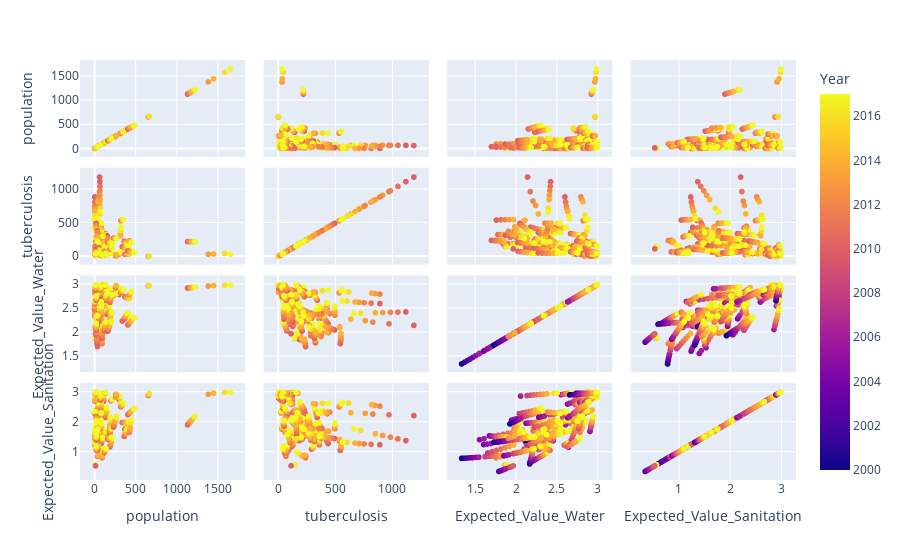

Notebook cell for this chart:
### Code cell
import plotly.express as px
fig = px.scatter_matrix(allcountriesdf, dimensions=["population", "tuberculosis", "Expected_Value_Water", "Expected_Value_Sanitation"], color="Year")
fig.show()

### Figure 1 — Plotly figure (JSON) as saved in the notebook; plotly's stock layout.template omitted (floating-point values rounded to 4 significant figures; data arrays with more than 128 entries replaced by an {"elided": "..."} marker saying what was removed)
{"data": [{"dimensions": [{"axis": {"matches": true}, "label": "population", "values": {"elided": "809 str values"}}, {"axis": {"matches": true}, "label": "tuberculosis", "values": {"elided": "809 float values"}}, {"axis": {"matches": true}, "label": "Expected_Value_Water", "values": {"elided": "809 float values"}}, {"axis": {"matches": true}, "label": "Expected_Value_Sanitation", "values": {"elided": "809 float values"}}], "hoverlabel": {"namelength": 0}, "hovertemplate": "%{xaxis.title.text}=%{x}<br>%{yaxis.title.text}=%{y}<br>Year=%{marker.color}", "legendgroup": "", "marker": {"color": {"elided": "809 int values"}, "coloraxis": "coloraxis", "symbol": "circle"}, "name": "", "showlegend": false, "type": "splom"}], "layout": {"coloraxis": {"colorbar": {"title": {"text": "Year"}}, "colorscale": [[0, "#0d0887"], [0.1111, "#46039f"], [0.2222, "#7201a8"], [0.3333, "#9c179e"], [0.4444, "#bd3786"], [0.5556, "#d8576b"], [0.6667, "#ed7953"], [0.7778, "#fb9f3a"], [0.8889, "#fdca26"], [1, "#f0f921"]]}, "dragmode": "select", "legend": {"tracegroupgap": 0}, "margin": {"t": 60}}}
